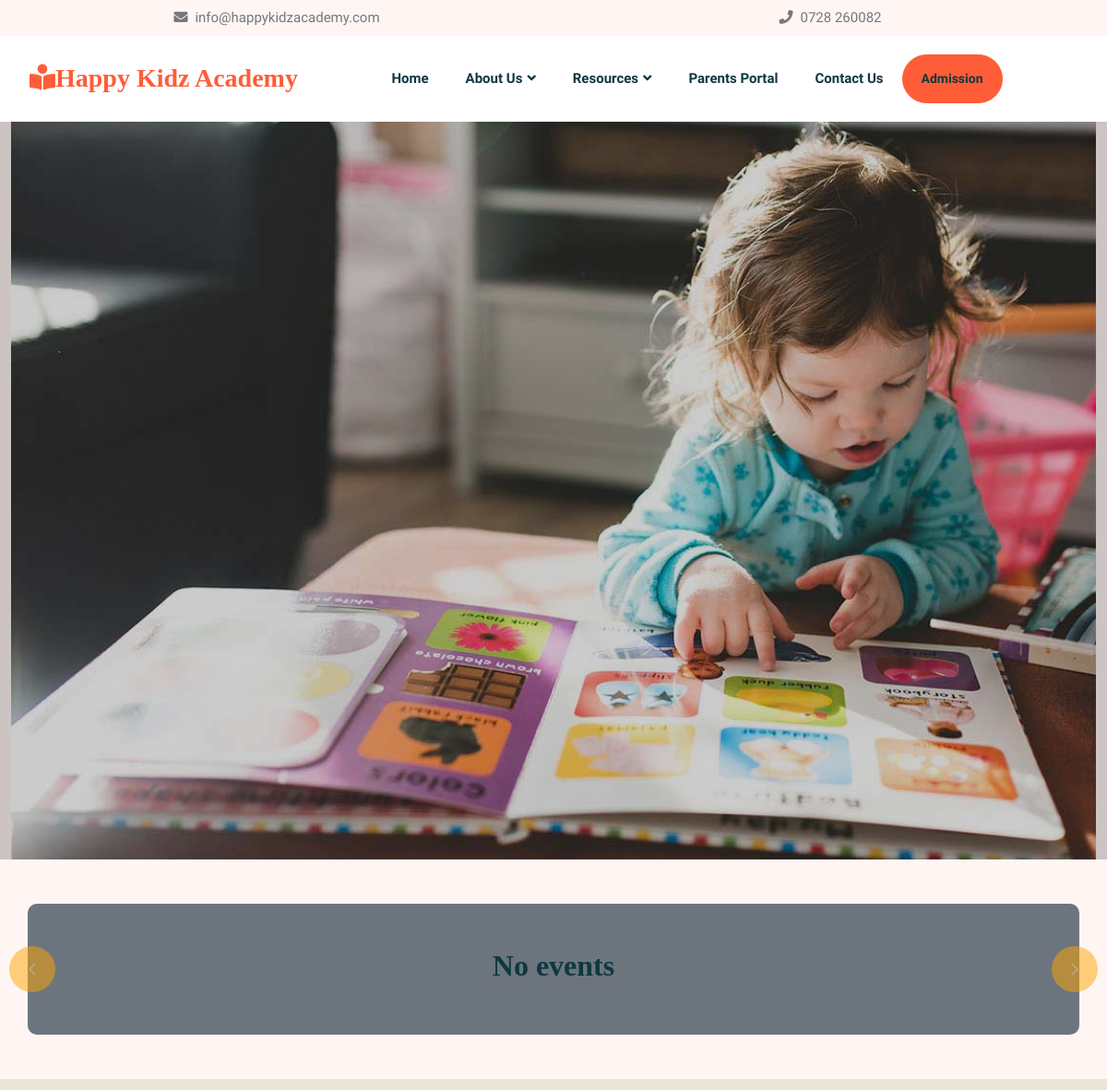
/ (upper part), run on an earlier commit of the app's database.
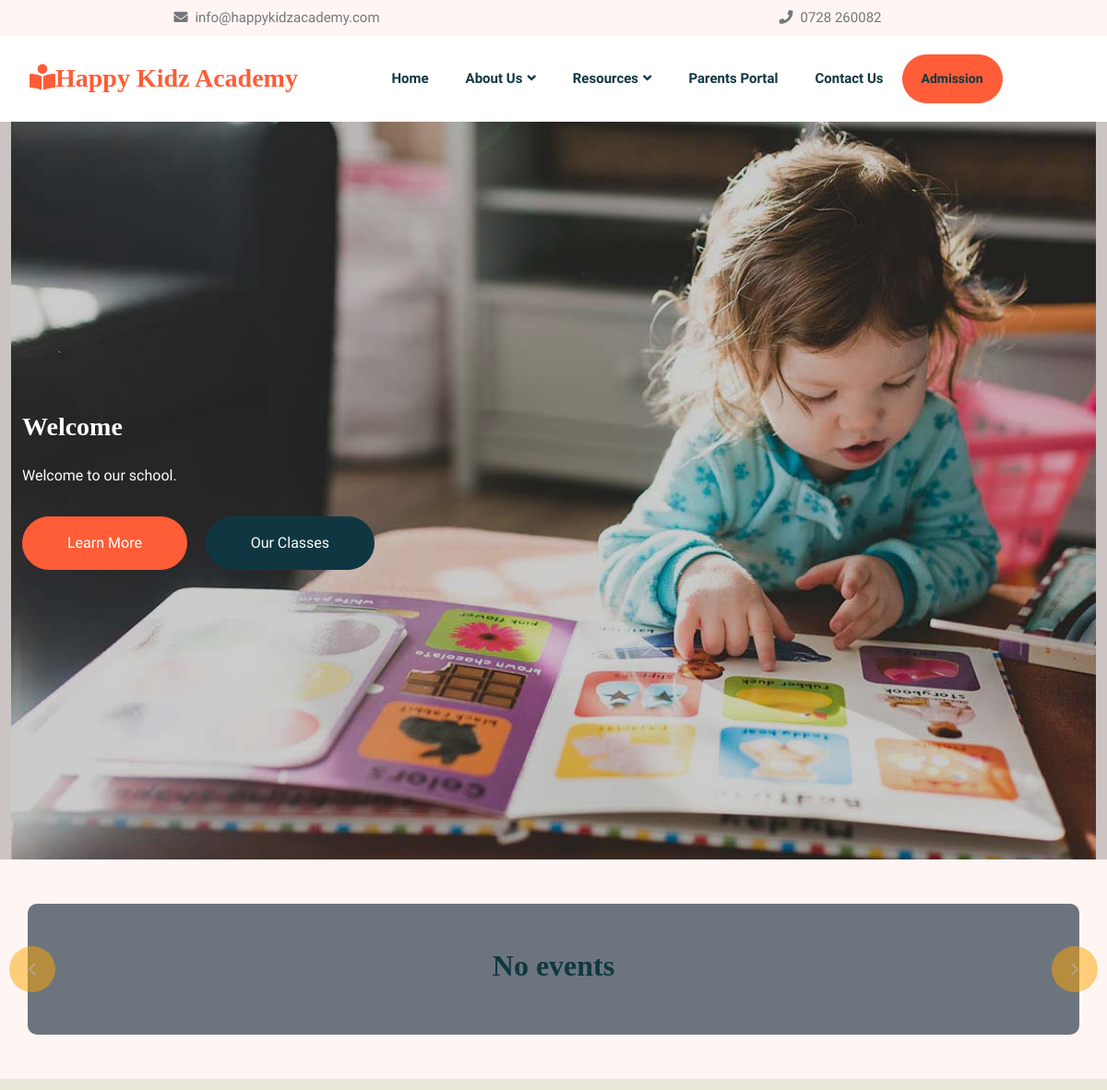
And on a later commit of the database.
### main/models.py (models this page shows)
class LandingPageText(models.Model):
    title = models.CharField(max_length=200)
    description = models.TextField(null=True)

### main/views.py (the view)
# urls.py: path('', homepage, name='home'),
def homepage(request):
    landing_page_text = LandingPageText.objects.all()
    events = Event.objects.filter(end_time__gte=timezone.now()).order_by('start_time')
    event_end_timestamps = [event.end_time.timestamp() for event in events]
    return render(request, 'main/index.html', {
        'events': events,  # Pass all events here
        'event_end_timestamps': event_end_timestamps,  # List of end timestamps for JS countdown
        'landing_page_text': landing_page_text,
    })

### main/templates/main/index.html (shortened to what the changed rows need)
{% extends 'main/base.html' %}
{% load static %}
{% block content %}
    <div class="container-fluid p-0 mb-0">
        <div class="row align-items-center m-0">
            <div class="position-relative">
                <img class="img-fluid" src="{% static 'media/carousel-1.jpg' %}" alt="Hero Image" style="width:100%; height:100vh; object-fit: cover; margin: 0; padding: 0;">
                <div class="position-absolute top-0 start-0 h-100 d-flex align-items-center" style="background: rgba(0, 0, 0, .2); width: 100%;">
                    <div class="container-fluid">
                        <div class="row justify-content-start">
                            {% for items in landing_page_text %}
                                <div class="col-10 col-lg-8">
                                    <h3 class=" text-white animated slideInDown mb-4">{{items.title}}</h3>
                                    <p class="fs-6 fw-medium text-white mb-4 pb-2">{{items.description}}.</p>
                                    <a href="#" class="btn btn-primary rounded-pill py-sm-3 px-sm-5 me-3 animated slideInLeft">Learn More</a>
                                    <a href="#" class="btn btn-dark rounded-pill py-sm-3 px-sm-5 animated slideInRight">Our Classes</a>
                                </div>
                            {% endfor %}
                        </div>
                    </div>
                </div>
            </div>
        </div>
    </div>
            <div id="eventCarousel" class="carousel slide" data-bs-ride="carousel" data-bs-interval="8000">
                <div class="carousel-inner">
                    {% if events %}
                        {% for event in events %}
                            <div class="carousel-item {% if forloop.first %}active{% endif %} smooth-scroll">
                                <div class="container my-5 py-5 bg-secondary text-white position-relative rounded">
                                    <div class="position-absolute top-0 start-50" style="transform: translate(-50%, -50%);">
                                        <button class="btn btn-secondary rounded-pill text-white fw-bold p-3 fs-6" style="font-style: oblique;">
                                            Upcoming Event
                                        </button>
                                    </div>
                                    <div class="row g-5 align-items-center">
                                        <div class="col-md-6">
                                            <img src="{{ event.image.url }}" class="img-fluid rounded w-100 h-100" alt="Event Image" style="object-fit: cover;">
                                        </div>
                                        <div class="col-md-6">
                                            <div class="d-flex mb-3">
                                                <div class="text-center me-4">
                                                    <div class="fs-4 fw-bold" id="days-{{ forloop.counter0 }}">00</div>
                                                    <div>Days</div>
                                                </div>
                                                <div class="text-center me-4">
                                                    <div class="fs-4 fw-bold" id="hours-{{ forloop.counter0 }}">00</div>
                                                    <div>Hr</div>
                                                </div>
                                                <div class="text-center me-4">
                                                    <div class="fs-4 fw-bold" id="minutes-{{ forloop.counter0 }}">00</div>
                                                    <div>Min</div>
                                                </div>
                                                <div class="text-center">
                                                    <div class="fs-4 fw-bold" id="seconds-{{ forloop.counter0 }}">00</div>
                                                    <div>Sec</div>
                                                </div>
                                                <span class="ms-3 align-self-center fs-5" style="font-style:italic;">Remaining</span>
                                            </div>
                                            <h3 class="fw-bold">{{ event.title }}</h3>
                                            <p class="fs-6">
                                                <strong>Start Time:</strong> {{ event.start_time|date:"F d, Y, h:i A" }}<br>
                                                <strong>End Time:</strong> {{ event.end_time|date:"F d, Y, h:i A" }}
                                            </p>
                                            <p class="fs-6">{{ event.content }}</p>
                                            <a href="{% url 'events' %}" class="btn btn-outline-light fw-bold">View all events</a>
                                        </div>
                                    </div>
                                </div>
                            </div>
                        {% endfor %}
                    {% else %}
                        <div class="carousel-item active">
                            <div class="container my-5 py-5 bg-secondary text-white position-relative rounded">
                                <h2 class="fw-bold text-center">No events</h2>
                            </div>
                        </div>
                    {% endif %}
                </div>
            </div>
{% endblock %}

What changed in the data, as far as the page shows it:
added LandingPageText: title "Welcome", description "Welcome to our school"
